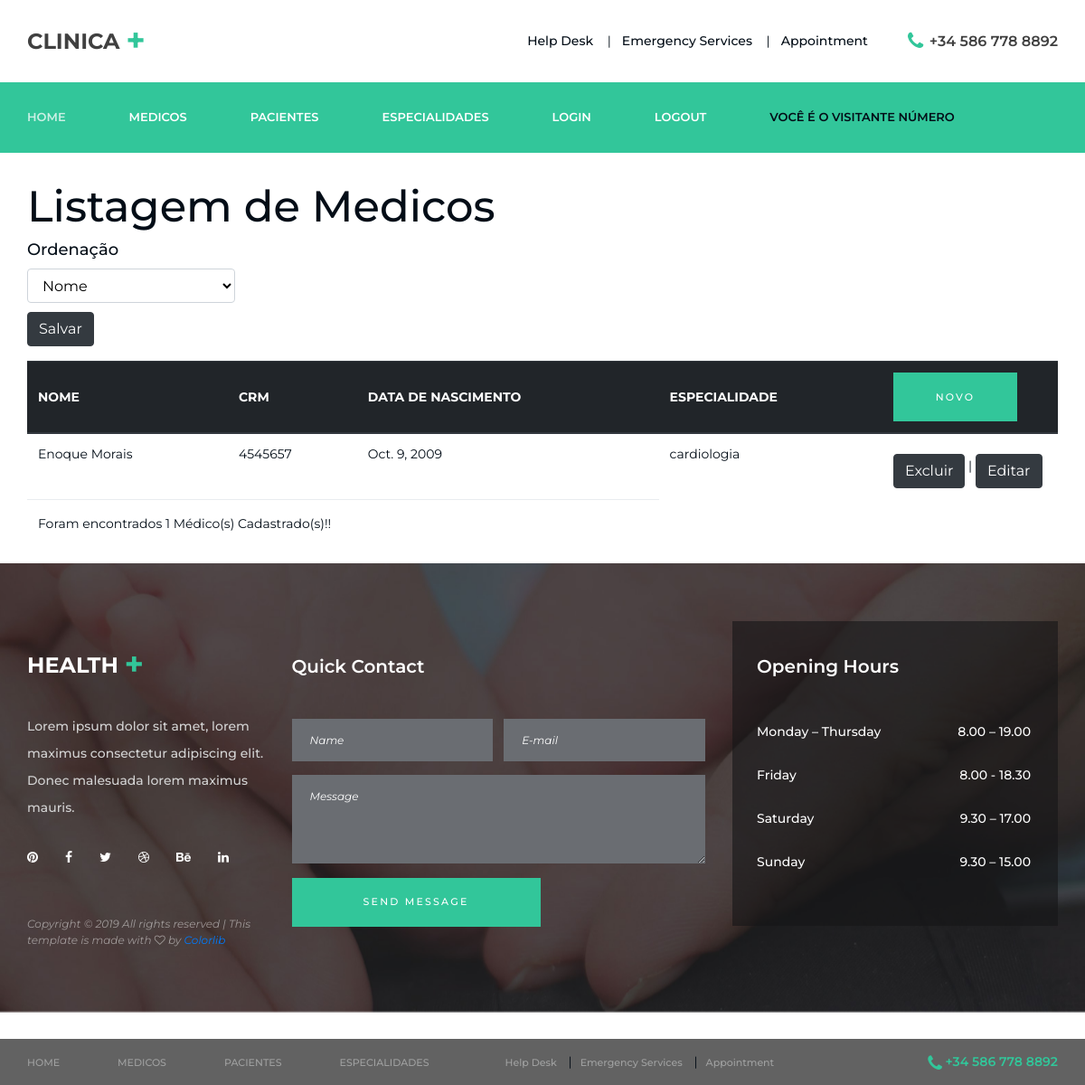
Before: /gestao/doctor/ with the older database file.
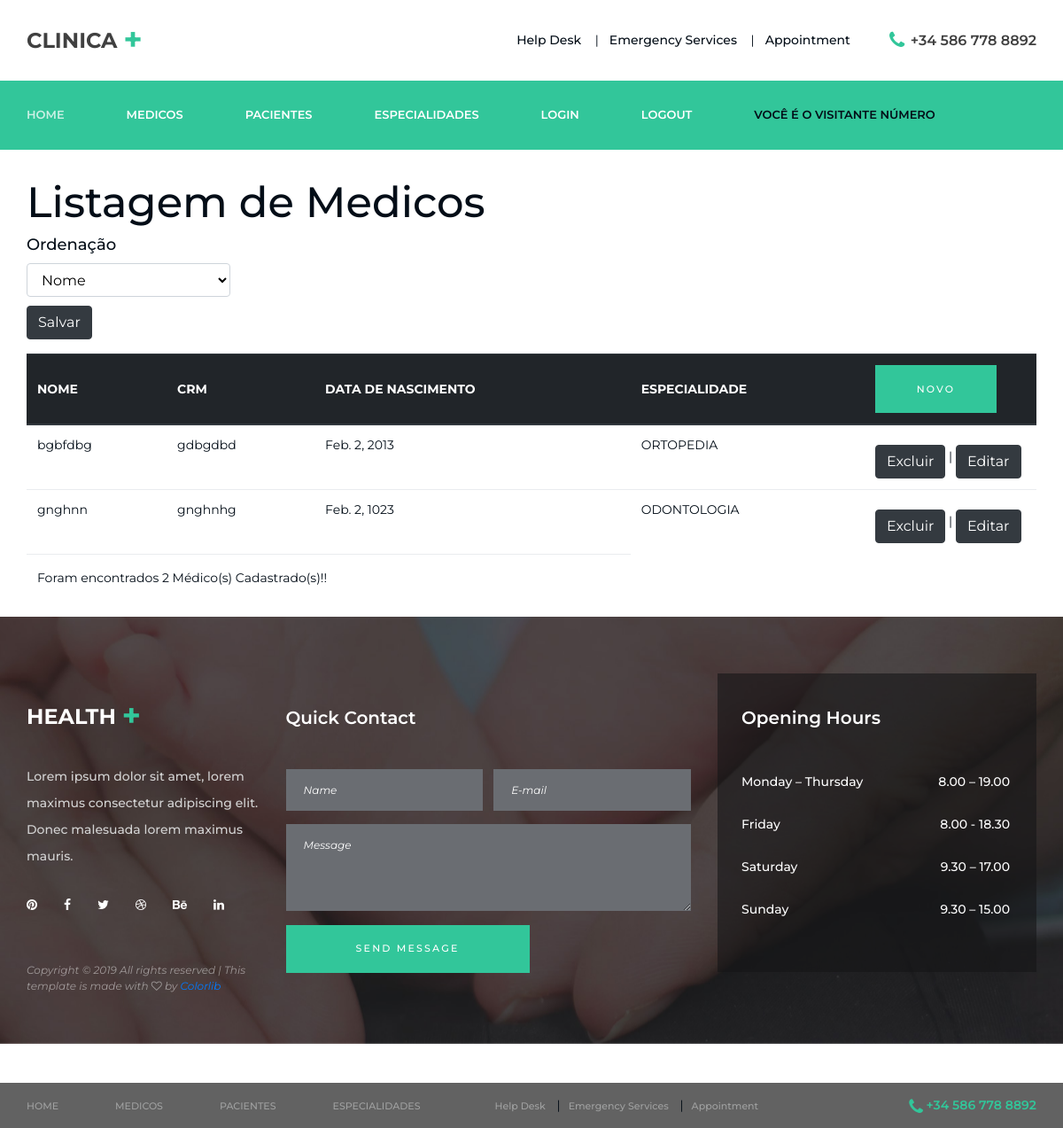
After: the same page with the newer database file.
### Gestao/models.py (models this page shows, shortened)
class Doctor(models.Model):
    name = models.CharField(max_length=80)
    crm = models.CharField(max_length=7, unique=True)
    date_of_birth = models.DateField()
    specialty = models.ForeignKey(Specialty, on_delete=models.CASCADE)

class Specialty(models.Model):
    name = models.CharField(max_length=30)
    description = models.CharField(max_length=255)
    def __str__(self):
        return self.name

### Gestao/views.py (the view)
# urls.py: path('doctor/',views.doctor_list),
def doctor_list(request):
    doctors = Doctor.objects.all()
    return render(request, 'doctor/list.html',{'doctors':doctors})

### Gestao/templates/doctor/list.html (shortened to what this page needs)
{% extends "base.html" %} {% block content %}
<div class="container">
    <div class="row">
        <div class="col-12">
            <table class="table">
                <h1>Listagem de Medicos</h1>
                <form action="/gestao/doctors/" method="post">
                    <div>
                        <h4 for="inputState">Ordenação</h4>
                        <select id="inputState" name="select" style="width:230px; " class="form-control">
                            <option value="name">Nome</option>
                        </select>
                    </div>
                    <div class="form-group">
                        <button type="submit" class="btn btn-dark button-search  ">Salvar</button>
                    </div>
                </form>
                <thead class="thead-dark">
                    <tr>
                        <th>NOME</th>
                        <th>CRM</th>
                        <th>DATA DE NASCIMENTO</th>
                        <th>ESPECIALIDADE</th>
                        <th style="width: 194px;">
                            <div class="button home_button">
                                <a href="/gestao/doctor/new/">
                                    <span>Novo</span>
                                </a>
                            </div>
                        </th>
                    </tr>
                </thead>
                <tbody>
                    {% for doctor in doctors %}
                    <tr>
                        <td>{{doctor.name}}</td>
                        <td>{{doctor.crm}}</td>
                        <td>{{doctor.date_of_birth}}</td>
                        <td>{{doctor.specialty}}</td>
                        <td>
                            <a>
                                <button type="button" class="btn btn-dark" data-toggle="modal" data-target="#exampleModal" data-whatever="{{doctor.id}}">Excluir</button>
                                |
                                <a href="/gestao/doctor/edit/{{doctor.id}}/">
                                    <button type="button" class="btn btn-dark">Editar</button>
                                </a>
                        </td>
                    </tr>
                    {% endfor %}
                </tbody>
                <tfoot>
                    <tr>
                        <td id="rodape" colspan="3">
                            <p>Foram encontrados {{doctors | length}} Médico(s) Cadastrado(s)!!</p>
                        </td>
                    </tr>
                </tfoot>
            </table>
        </div>
    </div>
</div>
{% endblock %}

### Gestao/templates/base.html (shortened to what this page needs)
{% load static %}
<!DOCTYPE html>
<html lang="en">
<head>
  <link rel="stylesheet" type="text/css" href="{% static 'styles/bootstrap4/bootstrap.min.css' %}">
  <link href="{% static 'plugins/font-awesome-4.7.0/css/font-awesome.min.css' %}" rel="stylesheet" type="text/css">
  <link rel="stylesheet" type="text/css" href="{% static 'plugins/OwlCarousel2-2.2.1/owl.carousel.css' %}">
  <link rel="stylesheet" type="text/css" href="{% static 'plugins/OwlCarousel2-2.2.1/owl.theme.default.css' %}">
  <link rel="stylesheet" type="text/css" href="{% static 'plugins/OwlCarousel2-2.2.1/animate.css' %}">
  <link rel="stylesheet" type="text/css" href="{% static 'styles/services.css' %}">
  <link rel="stylesheet" type="text/css" href="{% static 'styles/services_responsive.css' %}">
</head>
<body>
  <div class="super_container">
    <div class="home">
      <header class="header" id="header">
        <div>
          <div class="header_top">
            <div class="container">
              <div class="row">
                <div class="col">
                  <div class="header_top_content d-flex flex-row align-items-center justify-content-start">
                    <div class="logo">
                      <a href="/gestao">clinica
                        <span>+</span>
                      </a>
                    </div>
                    <div class="header_top_extra d-flex flex-row align-items-center justify-content-start ml-auto">
                      <div class="header_top_nav">
                        <ul class="d-flex flex-row align-items-center justify-content-start">
                          <li>
                            <a>Help Desk</a>
                          </li>
                          <li>
                            <a>Emergency Services</a>
                          </li>
                          <li>
                            <a>Appointment</a>
                          </li>
                        </ul>
                      </div>
                      <div class="header_top_phone">
                        <i class="fa fa-phone" aria-hidden="true"></i>
                        <span>+34 586 778 8892</span>
                      </div>
                    </div>
                  </div>
                </div>
              </div>
            </div>
          </div>
          <div class="header_nav" id="header_nav_pin">
            <div class="header_nav_inner">
              <div class="header_nav_container">
                <div class="container">
                  <div class="row">
                    <div class="col">
                      <div class="header_nav_content d-flex flex-row align-items-center justify-content-start">
                        <nav class="main_nav">
                          <ul class="d-flex flex-row align-items-center justify-content-start">
                            <li class="active">
                              <a href="/gestao">Home</a>
                            </li>
                            <li>
                              <a href="/gestao/doctor/">Medicos</a>
                            </li>
                            <li>
                              <a href="/gestao/patient/">Pacientes</a>
                            </li>
                            <li>
                              <a href="/gestao/specialty/">Especialidades</a>
                            </li>
                            <li>
                              <a href="/accounts/login/">Login</a>
                            </li>
                            <li>
                              <a href="/accounts/logout/">Logout</a>
                            </li>
                            <li>
                              <a>Você é o visitante número {{request.session.visitante}}</a>
                            </li>
                          </ul>
                        </nav>
                      </div>
                    </div>
                  </div>
                </div>
              </div>
            </div>
          </div>
        </div>
      </header>
    </div>
    {% block content %} {%endblock%}
    <footer class="footer">
      <div class="parallax_background parallax-window" data-parallax="scroll" data-image-src="{% static 'images/footer.jpg' %}"
        data-speed="0.8"></div>
      <div class="footer_content">
        <div class="container">
          <div class="row">
            <div class="col-lg-3 footer_col">
              <div class="footer_about">
                <div class="logo">
                  <a href="#">health
                    <span>+</span>
                  </a>
                </div>
                <div class="footer_about_text">Lorem ipsum dolor sit amet, lorem maximus consectetur adipiscing elit. Donec malesuada lorem maximus mauris.</div>
                <div class="footer_social">
                  <ul class="d-flex flex-row align-items-center justify-content-start">
                    <li>
                      <a href="#">
                        <i class="fa fa-pinterest" aria-hidden="true"></i>
                      </a>
                    </li>
                    <li>
                      <a href="#">
                        <i class="fa fa-facebook" aria-hidden="true"></i>
                      </a>
                    </li>
                    <li>
                      <a href="#">
                        <i class="fa fa-twitter" aria-hidden="true"></i>
                      </a>
                    </li>
                    <li>
                      <a href="#">
                        <i class="fa fa-dribbble" aria-hidden="true"></i>
                      </a>
                    </li>
                    <li>
                      <a href="#">
                        <i class="fa fa-behance" aria-hidden="true"></i>
                      </a>
                    </li>
                    <li>
                      <a href="#">
                        <i class="fa fa-linkedin" aria-hidden="true"></i>
                      </a>
                    </li>
                  </ul>
                </div>
                <div class="copyright">
                  Copyright &copy;
                  <script>document.write(new Date().getFullYear());</script> All rights reserved | This template is made with
                  <i class="fa fa-heart-o" aria-hidden="true"></i> by
                  <a href="https://colorlib.com" target="_blank">Colorlib</a>
                </div>
              </div>
            </div>
            <div class="col-lg-5 footer_col">
              <div class="footer_contact">
                <div class="footer_contact_title">Quick Contact</div>
                <div class="footer_contact_form_container">
                  <form action="#" class="footer_contact_form" id="footer_contact_form">
                    <div class="d-flex flex-xl-row flex-column align-items-center justify-content-between">
                      <input type="text" class="footer_contact_input" placeholder="Name" required="required">
                      <input type="email" class="footer_contact_input" placeholder="E-mail" required="required">
                    </div>
                    <textarea class="footer_contact_input footer_contact_textarea" placeholder="Message" required="required"></textarea>
                    <button class="footer_contact_button">send message</button>
                  </form>
                </div>
              </div>
            </div>
            <div class="col-lg-4 footer_col">
              <div class="footer_hours">
                <div class="footer_hours_title">Opening Hours</div>
                <ul class="hours_list">
                  <li class="d-flex flex-row align-items-center justify-content-start">
                    <div>Monday – Thursday</div>
                    <div class="ml-auto">8.00 – 19.00</div>
                  </li>
                  <li class="d-flex flex-row align-items-center justify-content-start">
                    <div>Friday</div>
                    <div class="ml-auto">8.00 - 18.30</div>
                  </li>
                  <li class="d-flex flex-row align-items-center justify-content-start">
                    <div>Saturday</div>
                    <div class="ml-auto">9.30 – 17.00</div>
                  </li>
                  <li class="d-flex flex-row align-items-center justify-content-start">
                    <div>Sunday</div>
                    <div class="ml-auto">9.30 – 15.00</div>
                  </li>
                </ul>
              </div>
            </div>
          </div>
        </div>
      </div>
      <div class="footer_bar">
        <div class="container">
          <div class="row">
            <div class="col">
              <div class="footer_bar_content d-flex flex-sm-row flex-column align-items-lg-center align-items-start justify-content-start">
                <nav class="footer_nav">
                  <ul class="d-flex flex-lg-row flex-column align-items-lg-center align-items-start justify-content-start">
                    <li class="active">
                      <a href="/Gestao">Home</a>
                    </li>
                    <li>
                      <a href="/gestao/doctor/">Medicos</a>
                    </li>
                    <li>
                      <a href="/gestao/patient/">Pacientes</a>
                    </li>
                    <li>
                      <a href="/gestao/specialty/">Especialidades</a>
                    </li>
                  </ul>
                </nav>
                <div class="footer_links">
                  <ul class="d-flex flex-lg-row flex-column align-items-lg-center align-items-start justify-content-start">
                    <li>
                      <a href="#">Help Desk</a>
                    </li>
                    <li>
                      <a href="#">Emergency Services</a>
                    </li>
                    <li>
                      <a href="#">Appointment</a>
                    </li>
                  </ul>
                </div>
                <div class="footer_phone ml-lg-auto">
                  <i class="fa fa-phone" aria-hidden="true"></i>
                  <span>+34 586 778 8892</span>
                </div>
              </div>
            </div>
          </div>
        </div>
      </div>
    </footer>
  </div>
</body>
</html>

Changed rows visible on the page:
removed Doctor: name "Enoque Morais", crm "4545657", date_of_birth "Oct. 9, 2009", specialty "cardiologia"
added Doctor: name "bgbfdbg", crm "gdbgdbd", date_of_birth "Feb. 2, 2013", specialty "ORTOPEDIA"
added Doctor: name "gnghnn", crm "gnghnhg", date_of_birth "Feb. 2, 1023", specialty "ODONTOLOGIA"
Other visible differences:
{{ doctors | length }}: "1" → "2"
